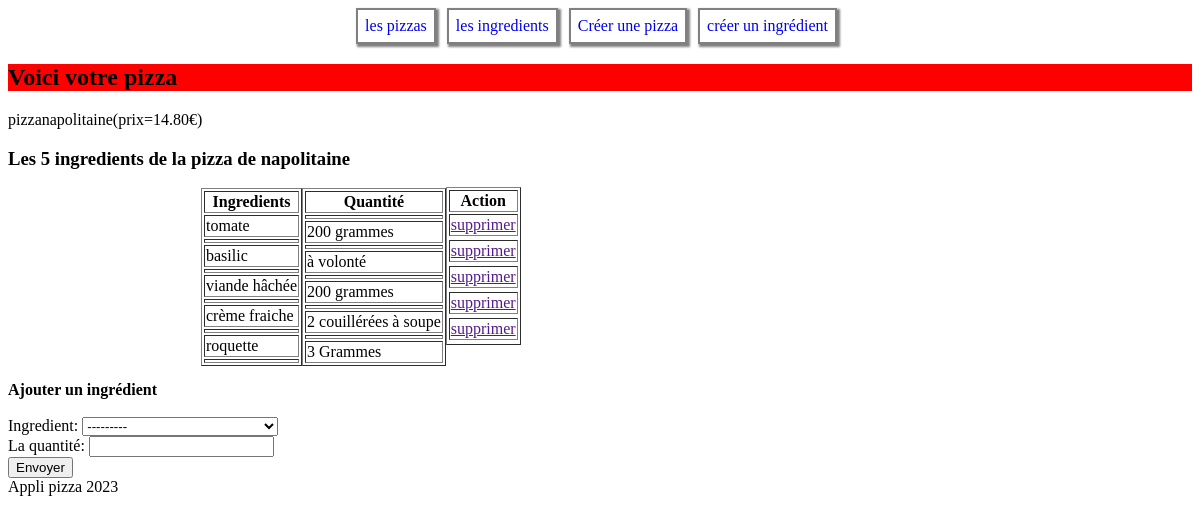
Screenshot of /pizzas/2/ with the database file from the repository.
### applipizza/models.py (models this page shows)
class Pizza(models.Model):
    idPizza=models.AutoField(primary_key=True)
    nomPizza=models.CharField(max_length=50, verbose_name='nom pizza')
    prix=models.DecimalField(max_digits=4, decimal_places=2, verbose_name='le prix')
    def __str__(self)-> str:
        return 'pizza' + self.nomPizza+'(prix='+str(self.prix)+'€'+')'

class Ingredient(models.Model):
    idIngredient=models.AutoField(primary_key=True)
    nomIngredient=models.CharField(max_length=50, verbose_name='nom ingredient')
    def __str__(self)->str:
        return 'ingredient' + ' '+self.nomIngredient

### applipizza/views.py (the view)
# urls.py: path('pizzas/<int:pizza_id>/', views.pizza),
def pizza(request,pizza_id):
    formulaire=CompositionForm()
    laPizza=Pizza.objects.get(idPizza=pizza_id)
    compo_quantite_idIng=list(Composition.objects.filter(pizza = pizza_id).only('quantite','ingredient_id').values())
    lesNomIngredients_QT_ingredients=[]
    lesNomIngredients=[]
    for item in compo_quantite_idIng:
        lesNomIngredient=Ingredient.objects.only('idIngredient','nomIngredient').filter(idIngredient=item['ingredient_id']).values('nomIngredient')
        lesNomIngredients_QT_ingredients.append(lesNomIngredient)
        lesNomIngredients.append(lesNomIngredient)
        Qt_ingredient=Composition.objects.filter(ingredient_id=item['ingredient_id']).values('quantite')
        lesNomIngredients_QT_ingredients.append(Qt_ingredient)
    if lesNomIngredients_QT_ingredients.__len__() != 0:
        return render(
        request,
        "applipizza/pizza.html",
        {'pizza':laPizza,
         'ingredient_QT':lesNomIngredients_QT_ingredients,
         'nbre_ingredient':lesNomIngredients,
         'form':formulaire
         }
        )

### applipizza/forms.py
class CompositionForm(ModelForm):
    class Meta:
        model=Composition
        fields=['ingredient','quantite'] # 2 champs de saisie

### applipizza/templates/applipizza/pizza.html (shortened to what this page needs)
<!Doctype html>
<html lang="fr">
  <head>
  </head>
  <body>
	 <main>
	    {% extends 'applipizza/base.html' %}
		{% block content %}
		<h2> Voici votre pizza</h2>
		<p>{{pizza}}</p>
		<h3> Les {{nbre_ingredient|length}} ingredients  de la pizza de {{pizza.nomPizza}} </h3>
			<table border="1" class="side">
				<tr>
					<th>Ingredients</th>
				</tr>
		  {% for ingr_QT in ingredient_QT %}
				<tr>
					<td>{{ingr_QT.first.nomIngredient}} </td>
				</tr>
		  {% endfor %}
			</table>
			<table border="1" class="side1" >
					<tr>
						<th>Quantité</th>
					</tr>
		  {% for ingr_QT in ingredient_QT %}
				<tr>
					<td>{{ingr_QT.first.quantite}} </td>
				</tr>
		  {% endfor %}
			</table>
			<table border="1" style="margin-top:-1px">
				<tr>
						<th>Action</th>
			    </tr>
				  {% for compteur in nbre_ingredient %}
						<tr>
							<td><a href=""  style="border-spacing: 5px;">supprimer</a></td>
						<tr>
				   {% endfor %}
			</table><br/><br/>
		<b> Ajouter un ingrédient </b> <br/><br/>
		<form action="/pizzas/{{pizza.idPizza}}/addIngredient/" method="post">
		{{form.as_div}}
		<input type="submit"  value="Envoyer">
		</form>
		{% endblock %}

### applipizza/static/applipizza/css/styles.css (style rules this page uses)
h2 { background-color:red; }
.side { float:left; margin-left:193px; }
.side1 { float:left; }

### rows the page displays
Pizza: nomPizza+prix "pizzanapolitaine(prix=14.80€)", nomPizza "napolitaine"
Ingredient: first.nomIngredient "tomate"
Ingredient: first.nomIngredient "basilic"
Ingredient: first.nomIngredient "viande hâchée"
Ingredient: first.nomIngredient "crème fraiche"
Ingredient: first.nomIngredient "roquette"

### other values shown
{{ nbre_ingredient|length }} "5"
{{ ingr_QT.first.quantite }} "200 grammes" "à volonté" "200 grammes" "2 couillérées à soupe" "3 Grammes"
